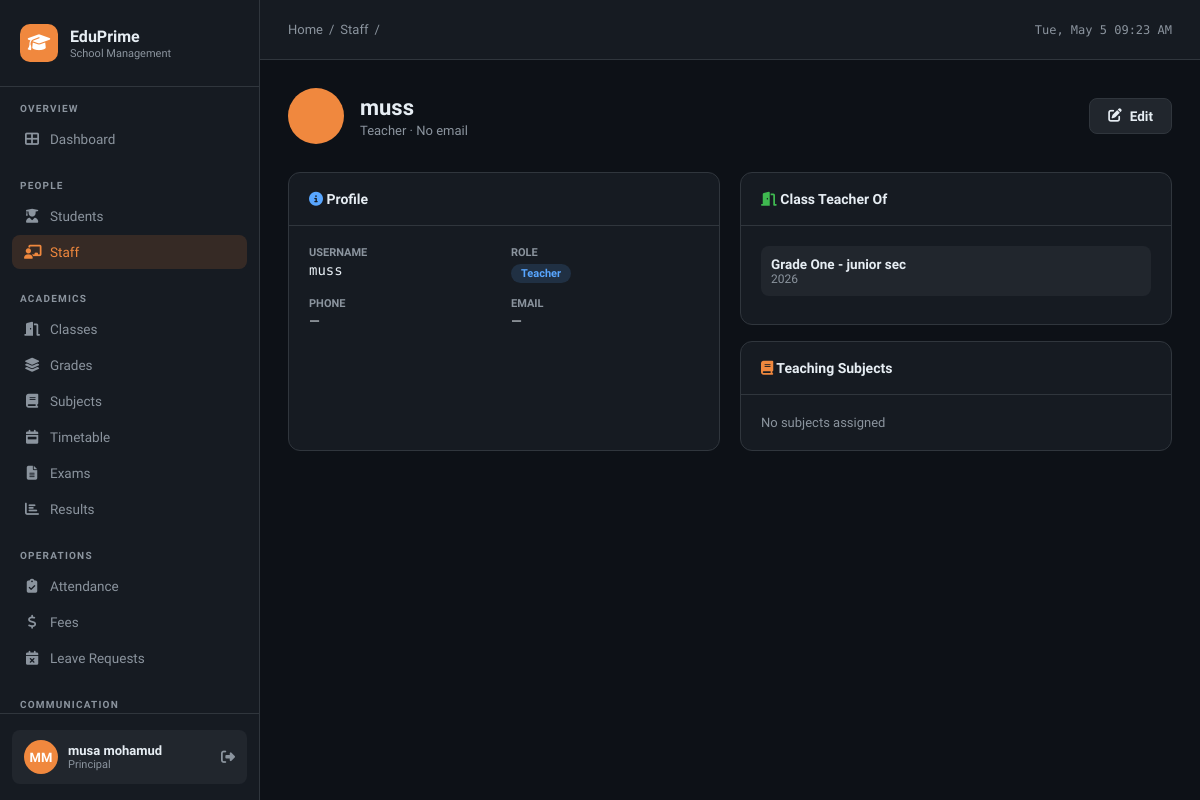
The page /staff/1/ (signed in) on the database its author committed.
### school/models.py (models this page shows, shortened)
class User(AbstractUser):
    ROLE_CHOICES = [
        ('admin', 'Admin'),
        ('principal', 'Principal'),
        ('teacher', 'Teacher'),
        ('accountant', 'Accountant'),
        ('parent', 'Parent'),
        ('student', 'Student'),
    ]
    role = models.CharField(max_length=20, choices=ROLE_CHOICES, default='teacher')
    phone = models.CharField(max_length=20, blank=True)
    address = models.TextField(blank=True)
    photo = models.ImageField(upload_to='users/', blank=True, null=True)

class Section(models.Model):
    grade = models.ForeignKey(Grade, on_delete=models.CASCADE, related_name='sections')
    name = models.CharField(max_length=10)  # e.g. A, B, C
    class_teacher = models.ForeignKey(User, on_delete=models.SET_NULL, null=True, blank=True, related_name='class_sections')
    academic_year = models.ForeignKey(AcademicYear, on_delete=models.CASCADE)
    capacity = models.IntegerField(default=30)
    def __str__(self):
        return f"{self.grade.name} - {self.name}"

class Grade(models.Model):
    name = models.CharField(max_length=50)  # e.g. Grade 1
    description = models.TextField(blank=True)

class AcademicYear(models.Model):
    name = models.CharField(max_length=20)  # e.g. 2024/2025
    start_date = models.DateField()
    end_date = models.DateField()
    is_current = models.BooleanField(default=False)
    def __str__(self):
        return self.name

### school/views.py (the view)
# urls.py: path('staff/<int:pk>/', views.staff_detail, name='staff_detail'),
@login_required
def staff_detail(request, pk):
    staff = get_object_or_404(User, pk=pk)
    sections = staff.class_sections.select_related('grade').all()
    subjects = staff.subjects.select_related('grade').all()
    return render(request, 'school/staff_detail.html', {'staff': staff, 'sections': sections, 'subjects': subjects})

### school/templates/school/staff_detail.html (shortened to what this page needs)
{% extends 'school/base.html' %}
{% block breadcrumb %}<a href="{% url 'dashboard' %}">Home</a> / <a href="{% url 'staff_list' %}">Staff</a> / {{ staff.get_full_name }}{% endblock %}
{% block content %}
<div class="page-header">
  <div style="display:flex;align-items:center;gap:16px;">
    <div class="avatar" style="width:56px;height:56px;font-size:20px;">{{ staff.first_name|first|upper }}{{ staff.last_name|first|upper }}</div>
    <div>
      <div class="page-title">{{ staff.get_full_name|default:staff.username }}</div>
      <div class="page-subtitle">{{ staff.role|title }} · {{ staff.email|default:"No email" }}</div>
    </div>
  </div>
  <a href="{% url 'staff_edit' staff.pk %}" class="btn btn-secondary"><i class="fas fa-edit"></i> Edit</a>
</div>
<div class="grid-2">
  <div class="card">
    <div class="card-header"><span class="card-title"><i class="fas fa-info-circle" style="color:var(--blue)"></i> Profile</span></div>
    <div class="card-body">
      <div style="display:grid;grid-template-columns:1fr 1fr;gap:14px;">
        <div><div style="font-size:11px;color:var(--text2);font-weight:600;text-transform:uppercase;">Username</div><div style="font-size:14px;margin-top:3px;font-family:'DM Mono',monospace;">{{ staff.username }}</div></div>
        <div><div style="font-size:11px;color:var(--text2);font-weight:600;text-transform:uppercase;">Role</div><div style="margin-top:3px;"><span class="badge badge-blue">{{ staff.role }}</span></div></div>
        <div><div style="font-size:11px;color:var(--text2);font-weight:600;text-transform:uppercase;">Phone</div><div style="font-size:14px;margin-top:3px;">{{ staff.phone|default:"—" }}</div></div>
        <div><div style="font-size:11px;color:var(--text2);font-weight:600;text-transform:uppercase;">Email</div><div style="font-size:14px;margin-top:3px;">{{ staff.email|default:"—" }}</div></div>
      </div>
    </div>
  </div>
  <div style="display:flex;flex-direction:column;gap:16px;">
    <div class="card">
      <div class="card-header"><span class="card-title"><i class="fas fa-door-open" style="color:var(--green)"></i> Class Teacher Of</span></div>
      <div class="card-body">
        {% for section in sections %}
        <div style="padding:10px;background:var(--bg3);border-radius:8px;margin-bottom:8px;">
          <div style="font-weight:600;font-size:13.5px;">{{ section }}</div>
          <div style="font-size:12px;color:var(--text2);">{{ section.academic_year }}</div>
        </div>
        {% empty %}
        <div style="color:var(--text2);font-size:13px;">Not a class teacher</div>
        {% endfor %}
      </div>
    </div>
    <div class="card">
      <div class="card-header"><span class="card-title"><i class="fas fa-book" style="color:var(--accent)"></i> Teaching Subjects</span></div>
      <div class="card-body">
        <div style="display:flex;flex-wrap:wrap;gap:8px;">
          {% for subject in subjects %}
          <span class="badge badge-orange">{{ subject.name }} ({{ subject.grade.name }})</span>
          {% empty %}
          <div style="color:var(--text2);font-size:13px;">No subjects assigned</div>
          {% endfor %}
        </div>
      </div>
    </div>
  </div>
</div>
{% endblock %}

### school/templates/school/base.html (shortened to what this page needs)
<!DOCTYPE html>
<html lang="en">
<head>
<link rel="stylesheet" href="https://cdnjs.cloudflare.com/ajax/libs/font-awesome/6.5.0/css/all.min.css">
</head>
<body>
{% if user.is_authenticated %}
<aside class="sidebar">
  <div class="sidebar-logo">
    <div class="logo-icon"><i class="fas fa-graduation-cap"></i></div>
    <div>
      <div class="logo-text">EduPrime</div>
      <div class="logo-sub">School Management</div>
    </div>
  </div>
  <nav class="sidebar-nav">
    <div class="nav-section">
      <div class="nav-label">Overview</div>
      <a href="{% url 'dashboard' %}" class="nav-item {% if request.resolver_match.url_name == 'dashboard' %}active{% endif %}">
        <i class="fas fa-th-large"></i> Dashboard
      </a>
    </div>
    <div class="nav-section">
      <div class="nav-label">People</div>
      <a href="{% url 'student_list' %}" class="nav-item {% if 'student' in request.resolver_match.url_name %}active{% endif %}">
        <i class="fas fa-user-graduate"></i> Students
      </a>
      <a href="{% url 'staff_list' %}" class="nav-item {% if 'staff' in request.resolver_match.url_name %}active{% endif %}">
        <i class="fas fa-chalkboard-teacher"></i> Staff
      </a>
    </div>
    <div class="nav-section">
      <div class="nav-label">Academics</div>
      <a href="{% url 'class_list' %}" class="nav-item {% if 'class' in request.resolver_match.url_name %}active{% endif %}">
        <i class="fas fa-door-open"></i> Classes
      </a>
      <a href="{% url 'grade_list' %}" class="nav-item {% if 'grade' in request.resolver_match.url_name %}active{% endif %}">
        <i class="fas fa-layer-group"></i> Grades
      </a>
      <a href="{% url 'subject_list' %}" class="nav-item {% if 'subject' in request.resolver_match.url_name %}active{% endif %}">
        <i class="fas fa-book"></i> Subjects
      </a>
      <a href="{% url 'timetable_list' %}" class="nav-item {% if 'timetable' in request.resolver_match.url_name %}active{% endif %}">
        <i class="fas fa-calendar-week"></i> Timetable
      </a>
      <a href="{% url 'exam_list' %}" class="nav-item {% if 'exam' in request.resolver_match.url_name %}active{% endif %}">
        <i class="fas fa-file-alt"></i> Exams
      </a>
      <a href="{% url 'result_list' %}" class="nav-item {% if 'result' in request.resolver_match.url_name %}active{% endif %}">
        <i class="fas fa-chart-bar"></i> Results
      </a>
    </div>
    <div class="nav-section">
      <div class="nav-label">Operations</div>
      <a href="{% url 'attendance_list' %}" class="nav-item {% if 'attendance' in request.resolver_match.url_name %}active{% endif %}">
        <i class="fas fa-clipboard-check"></i> Attendance
      </a>
      <a href="{% url 'fee_list' %}" class="nav-item {% if 'fee' in request.resolver_match.url_name %}active{% endif %}">
        <i class="fas fa-dollar-sign"></i> Fees
      </a>
      <a href="{% url 'leave_list' %}" class="nav-item {% if 'leave' in request.resolver_match.url_name %}active{% endif %}">
        <i class="fas fa-calendar-times"></i> Leave Requests
      </a>
    </div>
    <div class="nav-section">
      <div class="nav-label">Communication</div>
    </div>
  </nav>
  <div class="sidebar-footer">
    <div class="user-card">
      <div class="user-avatar">{{ user.first_name|first|upper }}{{ user.last_name|first|upper }}</div>
      <div>
        <div class="user-name">{{ user.get_full_name|default:user.username }}</div>
        <div class="user-role">{{ user.role }}</div>
      </div>
      <a href="{% url 'logout' %}" class="user-logout" title="Logout"><i class="fas fa-sign-out-alt"></i></a>
    </div>
  </div>
</aside>
{% endif %}
<div class="main">
  {% if user.is_authenticated %}
  <header class="topbar">
    <div class="topbar-breadcrumb">
      {% block breadcrumb %}<a href="{% url 'dashboard' %}">Home</a>{% endblock %}
    </div>
    <div class="topbar-date" id="clock"></div>
  </header>
  {% endif %}
  <div class="content">
    {% block content %}{% endblock %}
  </div>
</div>
</body>
</html>

### rows shown on the page
User: first_name|first "M", last_name|first "M", get_full_name "musa mohamud", role "Principal"
User: get_full_name "muss", role "Teacher", email "No email", username "muss", phone "—", email "—"
Section: grade+name "Grade One - junior sec", academic_year "2026"
